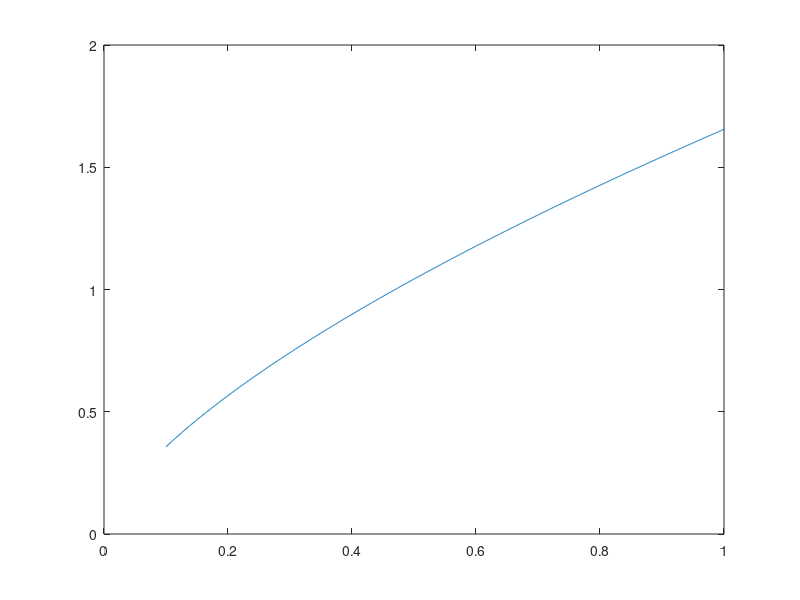

Write the MATLAB code that produced this figure.
clear all clcfunction f=boundary2(x,y)  ref=y  ref(ref>1)=1;  ref(ref<1)=0;  ref=ref-[ref(1,2:length(ref)),0];  ref(1,1)=0;  ref(1,length(ref))=0;  f=x(find(ref));endf1=[0.1:0.001:1];f1copy=f1;f2=f1*0;f2copy=f2;f3=f1*0;f3copy=f3;sep=0.002x=[1:sep:10];for i =1:length(x);  f1k1=sep*(-f1.*f3);  f2k1=sep*f1;  f3k1=sep*f2;  f1k2=sep*(-(f1+0.5*f1k1).*(f3+0.5*f3k1));  f2k2=sep*(f1+0.5*f1k1);  f3k2=sep*(f2+0.5*f2k1);  f1k3=sep*(-(f1+0.5*f1k2).*(f3+0.5*f3k2));  f2k3=sep*(f1+0.5*f1k2);  f3k3=sep*(f2+0.5*f2k2);  f1k4=sep*(-(f1+f1k3).*(f3+f3k3));  f2k4=sep*(f1+f1k3);  f3k4=sep*(f2+f2k3);  f1=f1+1/6*f1k1+1/3*(f1k2+f1k3)+1/6*f1k4;  f2=f2+1/6*f2k1+1/3*(f2k2+f2k3)+1/6*f2k4;  f3=f3+1/6*f3k1+1/3*(f3k2+f3k3)+1/6*f3k4;   endplot(f1copy,f2)b=boundary2(f1copy,f2)